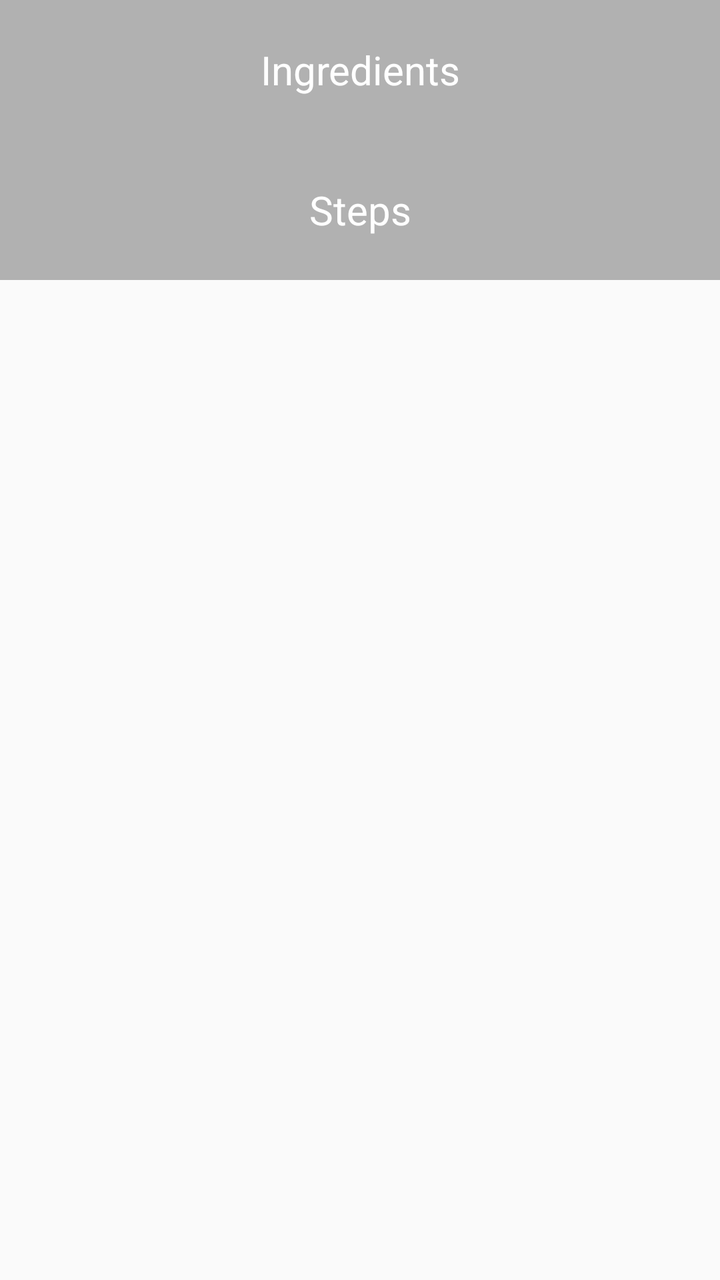
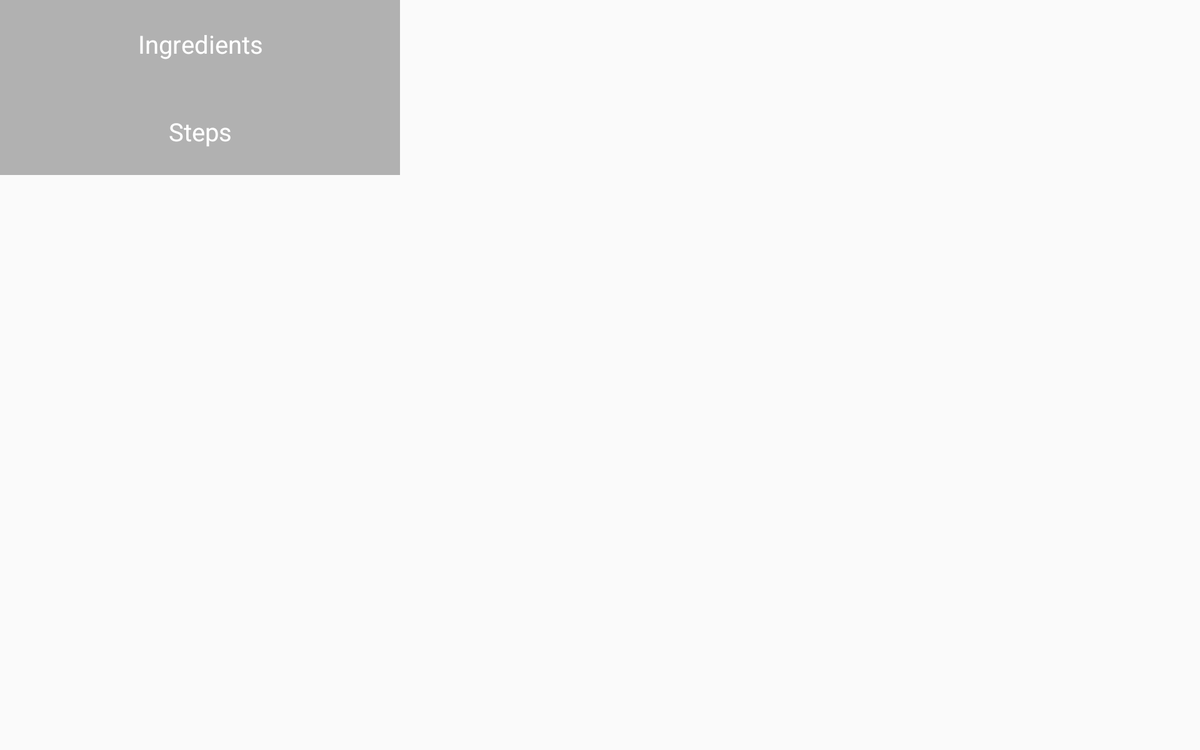

An Android layout and its configuration variant, each rendered on a device that would load it. The default file and the variant file are quoted in full after the pictures.
<!-- AndroidManifest.xml: application theme AppTheme -->
<!-- res/layout/fragment_recipe_masterdetail.xml -->
<?xml version="1.0" encoding="utf-8"?>
<LinearLayout xmlns:android="http://schemas.android.com/apk/res/android"
    xmlns:app="http://schemas.android.com/apk/res-auto"
    android:orientation="vertical"
    android:layout_width="match_parent"
    android:layout_height="match_parent">

    <FrameLayout
        android:id="@+id/master"
        android:layout_width="match_parent"
        android:layout_height="match_parent"
        app:layout_behavior="@string/appbar_scrolling_view_behavior">
        <include layout="@layout/recipe_detail_master"/>
    </FrameLayout>
</LinearLayout>
<!-- res/layout/recipe_detail_master.xml (included above) -->
<LinearLayout
    android:orientation="vertical"
    xmlns:android="http://schemas.android.com/apk/res/android"
    xmlns:tools="http://schemas.android.com/tools"
    android:layout_width="match_parent"
    android:layout_height="match_parent"
      >
    <android.support.design.widget.CoordinatorLayout
        xmlns:android="http://schemas.android.com/apk/res/android"
        xmlns:app="http://schemas.android.com/apk/res-auto"
        xmlns:tools="http://schemas.android.com/tools"
        android:layout_width="match_parent"
        android:layout_height="match_parent"
        android:fitsSystemWindows="true"
        tools:context="com.example.mannas.bakingapp.RecipeActivity"
        tools:ignore="MergeRootFrame">

        <android.support.design.widget.AppBarLayout
            android:id="@+id/app_bar"
            android:layout_width="match_parent"
            android:layout_height="@dimen/app_bar_height"
            android:fitsSystemWindows="true"
            android:theme="@style/ThemeOverlay.AppCompat.Dark.ActionBar">

            <android.support.design.widget.CollapsingToolbarLayout
                android:id="@+id/toolbar_layout"
                android:layout_width="match_parent"
                android:layout_height="match_parent"
                android:fitsSystemWindows="true"
                app:contentScrim="?attr/colorPrimary"
                app:layout_scrollFlags="scroll|exitUntilCollapsed"
                app:toolbarId="@+id/toolbar">

                <android.support.v7.widget.Toolbar
                    android:id="@+id/detail_toolbar"
                    android:layout_width="match_parent"
                    android:layout_height="?attr/actionBarSize"
                    app:layout_collapseMode="pin"
                    app:popupTheme="@style/ThemeOverlay.AppCompat.Light" />
                <ImageView
                    android:id="@+id/img"
                    android:layout_width="match_parent"
                    android:layout_height="match_parent" />

            </android.support.design.widget.CollapsingToolbarLayout>

        </android.support.design.widget.AppBarLayout>

        <android.support.v4.widget.NestedScrollView
            android:id="@+id/recipe_detail_container"
            android:layout_width="match_parent"
            android:layout_height="match_parent"
            app:layout_behavior="@string/appbar_scrolling_view_behavior" >
                <LinearLayout
                    android:descendantFocusability="blocksDescendants"
                    android:layout_width="match_parent"
                    android:layout_height="wrap_content"
                    android:orientation="vertical"
                    >
                    <TextView
                        android:layout_width="match_parent"
                        android:layout_height="70dp"
                        android:text="@string/ingredients"
                        android:textSize="20sp"
                        android:textColor="#ffffff"
                        android:background="#4B000000"
                        android:gravity="center"
                        />
                    <android.support.v7.widget.RecyclerView
                        android:id="@+id/ingredients_recycler"
                        android:name="com.example.mannas.bakingapp.RecipeActivity"
                        android:layout_width="match_parent"
                        android:layout_height="0dp"
                        android:layout_weight="1"
                        app:layoutManager="LinearLayoutManager"
                        tools:context="com.example.mannas.bakingapp.RecipeActivity"
                        tools:listitem="@layout/ingredients_list_item"
                        />
                    <TextView
                        android:id="@+id/steps_title"
                        android:layout_width="match_parent"
                        android:layout_height="70dp"
                        android:text="@string/steps"
                        android:textSize="20sp"
                        android:textColor="#ffffff"
                        android:background="#4B000000"
                        android:gravity="center"
                        />
                    <RelativeLayout
                        android:layout_width="match_parent"
                        android:layout_height="250dp">
                        <android.support.v4.view.ViewPager
                            android:id="@+id/steps_view_pager"
                            android:layout_width="match_parent"
                            android:layout_height="250dp"
                            />
                        <LinearLayout
                            android:visibility="gone"
                            android:orientation="vertical"
                            android:id="@+id/swap_instruction"
                            android:layout_width="match_parent"
                            android:layout_height="match_parent"
                            android:background="#a9000000"
                            android:gravity="center"
                            >
                            <ImageView
                                android:layout_width="wrap_content"
                                android:layout_height="wrap_content"
                                android:src="@drawable/scroll"
                                />
                            <TextView
                                android:layout_width="wrap_content"
                                android:layout_height="wrap_content"
                                android:text="@string/swap_right_left"
                                android:textSize="20sp"
                                />
                        </LinearLayout>

                    </RelativeLayout>

                    
                    
                    
                    
                    
                    
                    
                    
                </LinearLayout>



        </android.support.v4.widget.NestedScrollView>



    </android.support.design.widget.CoordinatorLayout>


</LinearLayout>
<!-- res/layout/ingredients_list_item.xml (included above) -->
<?xml version="1.0" encoding="utf-8"?>
<LinearLayout
    xmlns:android="http://schemas.android.com/apk/res/android"
    android:orientation="vertical"
    android:layout_width="match_parent"
    android:layout_margin="5dp"
    android:layout_height="wrap_content">
    <LinearLayout
        android:orientation="horizontal"
        android:layout_width="match_parent"
        android:layout_height="wrap_content">
        <TextView
            android:id="@+id/quantity"
            android:layout_width="wrap_content"
            android:layout_height="wrap_content"
            android:textSize="25sp"
            android:layout_gravity="center"
            android:gravity="center"
            android:text="@string/_250"
            />
        <LinearLayout
            android:layout_weight="1"
            android:orientation="vertical"
            android:layout_width="0dp"
            android:layout_marginLeft="15dp"
            android:layout_marginStart="15dp"
            android:layout_height="wrap_content">
            <TextView
                android:id="@+id/measure"
                android:layout_width="match_parent"
                android:layout_height="wrap_content"
                android:text="@string/g"
                android:textSize="15sp"
                />
            <TextView
                android:id="@+id/ingredient"
                android:layout_width="match_parent"
                android:layout_height="wrap_content"
                android:text="@string/bittersweet_chocolate_60_70_cacao"
                android:textSize="15sp"
                />
        </LinearLayout>

    </LinearLayout>
   <View
       android:layout_width="match_parent"
       android:layout_height="1dp"
       android:layout_marginTop="10dp"
       android:background="#000000"
       />
</LinearLayout>
<!-- resources referenced by this layout -->
<resources>
  <!-- drawable scroll: png bitmap (drawable-hdpi, 1955 bytes) -->
  <string name="_250">250</string>
  <string name="bittersweet_chocolate_60_70_cacao">Bittersweet chocolate (60-70% cacao)</string>
  <string name="g">G</string>
  <string name="ingredients">Ingredients</string>
  <string name="steps">Steps</string>
  <string name="swap_right_left">Swap right/left</string>
  <style name="AppTheme" parent="Theme.AppCompat.Light.DarkActionBar">
          
          <item name="colorPrimary">@color/colorPrimary</item>
          <item name="colorPrimaryDark">@color/colorPrimaryDark</item>
          <item name="colorAccent">@color/colorAccent</item>
      </style>
  <color name="colorPrimary">#3F51B5</color>
  <color name="colorPrimaryDark">#303F9F</color>
  <color name="colorAccent">#FF4081</color>
</resources>
<!-- res/layout-w900dp/fragment_recipe_masterdetail.xml (the repository's variant of the layout above) -->
<!-- drawn on a 7-inch tablet turned sideways -->
<?xml version="1.0" encoding="utf-8"?>
<LinearLayout
    xmlns:android="http://schemas.android.com/apk/res/android"
    xmlns:app="http://schemas.android.com/apk/res-auto"
    android:orientation="horizontal"
    android:layout_width="match_parent"
    android:layout_height="match_parent">
    <FrameLayout
        android:id="@+id/master"
        android:layout_width="0dp"
        android:layout_weight="1"
        android:layout_height="match_parent"
        app:layout_behavior="@string/appbar_scrolling_view_behavior">
        <include layout="@layout/recipe_detail_master"/>
    </FrameLayout>
    <FrameLayout
        android:id="@+id/detail"
        android:layout_width="0dp"
        android:layout_weight="2"
        android:layout_height="match_parent"
        app:layout_behavior="@string/appbar_scrolling_view_behavior">
    </FrameLayout>
</LinearLayout>
